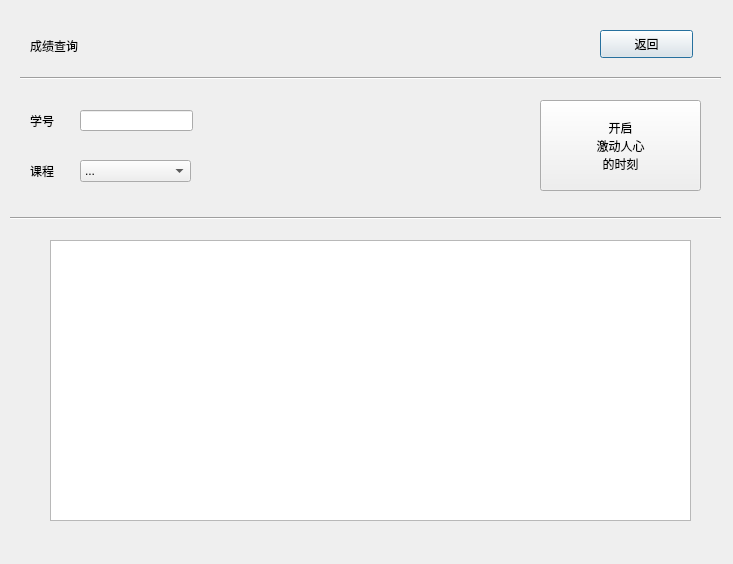
<?xml version="1.0" encoding="UTF-8"?>
<ui version="4.0">
 <class>stuclass</class>
 <widget class="QDialog" name="stuclass">
  <property name="geometry">
   <rect>
    <x>0</x>
    <y>0</y>
    <width>733</width>
    <height>564</height>
   </rect>
  </property>
  <property name="windowTitle">
   <string>学生课程查询</string>
  </property>
  <widget class="Line" name="line">
   <property name="geometry">
    <rect>
     <x>20</x>
     <y>70</y>
     <width>701</width>
     <height>16</height>
    </rect>
   </property>
   <property name="orientation">
    <enum>Qt::Horizontal</enum>
   </property>
  </widget>
  <widget class="QLabel" name="label">
   <property name="geometry">
    <rect>
     <x>30</x>
     <y>20</y>
     <width>131</width>
     <height>51</height>
    </rect>
   </property>
   <property name="styleSheet">
    <string notr="true">font: 17pt &quot;华文新魏&quot;;</string>
   </property>
   <property name="text">
    <string>成绩查询</string>
   </property>
  </widget>
  <widget class="QLabel" name="label_2">
   <property name="geometry">
    <rect>
     <x>30</x>
     <y>110</y>
     <width>51</width>
     <height>21</height>
    </rect>
   </property>
   <property name="styleSheet">
    <string notr="true">font: 10pt &quot;Agency FB&quot;;</string>
   </property>
   <property name="text">
    <string>学号</string>
   </property>
  </widget>
  <widget class="QLineEdit" name="number">
   <property name="geometry">
    <rect>
     <x>80</x>
     <y>110</y>
     <width>113</width>
     <height>21</height>
    </rect>
   </property>
  </widget>
  <widget class="QLabel" name="label_3">
   <property name="geometry">
    <rect>
     <x>30</x>
     <y>160</y>
     <width>41</width>
     <height>21</height>
    </rect>
   </property>
   <property name="styleSheet">
    <string notr="true">font: 10pt &quot;Agency FB&quot;;</string>
   </property>
   <property name="text">
    <string>课程</string>
   </property>
  </widget>
  <widget class="QComboBox" name="class_2">
   <property name="geometry">
    <rect>
     <x>80</x>
     <y>160</y>
     <width>111</width>
     <height>22</height>
    </rect>
   </property>
   <item>
    <property name="text">
     <string>...</string>
    </property>
   </item>
   <item>
    <property name="text">
     <string>ALL</string>
    </property>
   </item>
  </widget>
  <widget class="QPushButton" name="back">
   <property name="geometry">
    <rect>
     <x>600</x>
     <y>30</y>
     <width>93</width>
     <height>28</height>
    </rect>
   </property>
   <property name="text">
    <string>返回</string>
   </property>
  </widget>
  <widget class="QPushButton" name="query">
   <property name="geometry">
    <rect>
     <x>540</x>
     <y>100</y>
     <width>161</width>
     <height>91</height>
    </rect>
   </property>
   <property name="styleSheet">
    <string notr="true">font: 75 12pt &quot;微软雅黑&quot;;</string>
   </property>
   <property name="text">
    <string>开启
激动人心
的时刻</string>
   </property>
  </widget>
  <widget class="Line" name="line_2">
   <property name="geometry">
    <rect>
     <x>10</x>
     <y>210</y>
     <width>711</width>
     <height>16</height>
    </rect>
   </property>
   <property name="orientation">
    <enum>Qt::Horizontal</enum>
   </property>
  </widget>
  <widget class="QTableView" name="showtable">
   <property name="geometry">
    <rect>
     <x>50</x>
     <y>240</y>
     <width>641</width>
     <height>281</height>
    </rect>
   </property>
  </widget>
 </widget>
 <resources/>
 <connections/>
</ui>
